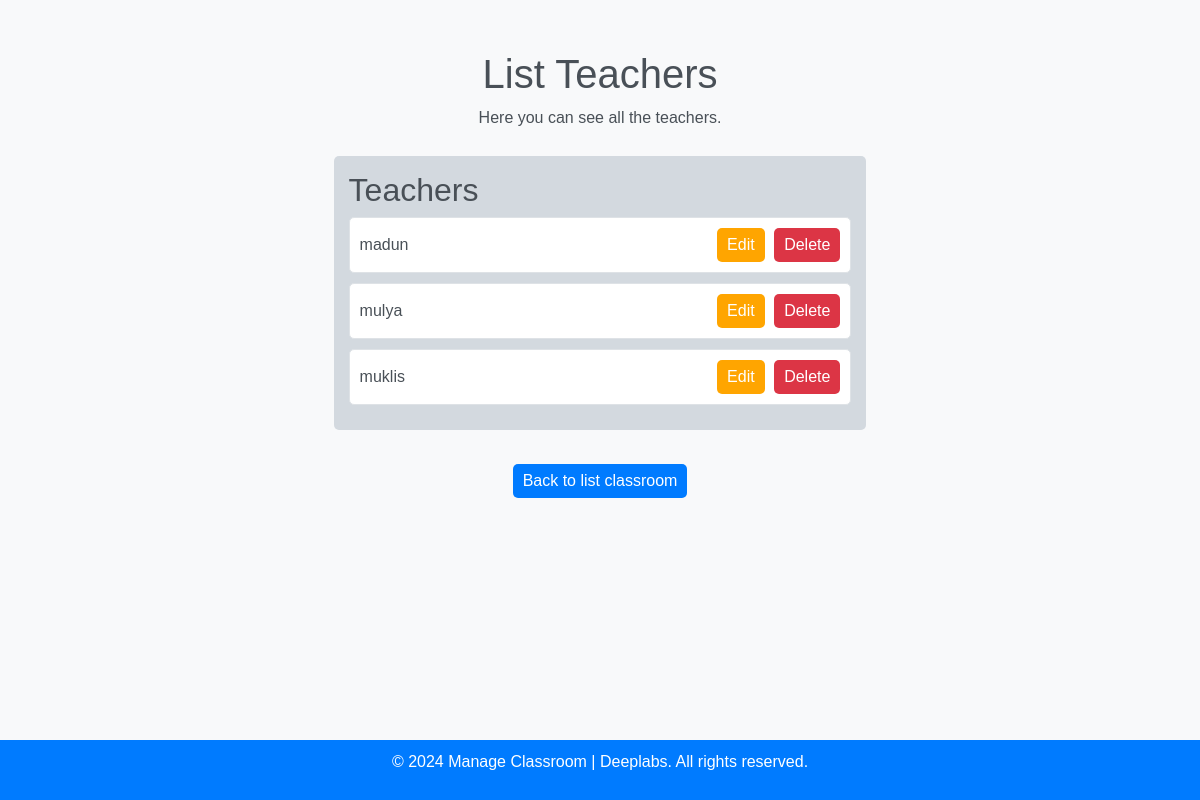
The page /teacher_list/ on the database its author committed.
### manage_classroom/models.py (models this page shows, shortened)
class Teacher(models.Model):
    name = models.CharField(max_length=100)
    email = models.EmailField(unique=True)

### manage_classroom/views.py (the view)
# urls.py: path('teacher_list/', teacher_list, name='teacher_list'),
def teacher_list(request):
    teachers = Teacher.objects.all()
    return render(request, 'teacher_list.html', {'teachers': teachers})

### app/templates/teacher_list.html (shortened to what this page needs)
<!DOCTYPE html>
<html lang="en">
<head>
    {% load static %}
    <link rel="stylesheet" href="https://stackpath.bootstrapcdn.com/bootstrap/4.3.1/css/bootstrap.min.css"
>
</head>
<body>
<main class="main">
    <section class="feature">
        <div class="container">
            <div class="row align-items-center">
                <div class="col-md-12">
                    <div class="feature-content">
                        <h1>List Teachers</h1>
                        <p>Here you can see all the teachers.</p>
                        <div class="teacher-students">
                            <div class="teacher-info">
                                <h2>Teachers</h2>
                                {% for teacher in teachers %}
                                <div class="teacher-item text-right">
                                    {{ teacher.name }}
                                    <div class="teacher-item__actions">
                                        <a href="{% url 'edit_teacher' teacher.id %}"
                                           class="btn btn-primary btn-edit">
                                             Edit
                                        </a>
                                        <a href="{% url 'delete_teacher' teacher.id %}"
                                           class="btn btn-danger btn-delete" style="margin-left: 5px;">
                                             Delete
                                        </a>
                                    </div>
                                </div>
                                {% endfor %}
                            </div>
                        </div>
                        <br>
                        <div class="add-classroom-btn">
                            <a href="{% url 'home' %}" class="btn btn-kembali">Back to list classroom</a>
                        </div>
                    </div>
                </div>
            </div>
        </div>
    </section>
</main>
<footer class="mt-4">
    <div class="container">
        <p>&copy; 2024 Manage Classroom | Deeplabs. All rights reserved.</p>
    </div>
</footer>
</body>
</html>

### app/templates/teacher_list.html (style rules this page uses)
body { font-family: 'Arial', sans-serif; background-color: #f8f9fa; margin: 0; padding: 0; color: #495057; display: flex; flex-direction: column; min-height: 100vh; animation: changeBackground 10s infinite; }
main { flex: 1; padding: 50px 0; }
.feature-content { text-align: center; }
.teacher-students { display: flex; justify-content: space-around; align-items: flex-start; flex-wrap: wrap; }
.teacher-info, .students-list { width: 48%; margin: 10px 0; background-color: #d3d9df; padding: 15px; border-radius: 5px; text-align: left; }
.teacher-info { margin-right: 0; }
.teacher-item { border: 1px solid #dee2e6; margin-bottom: 10px; padding: 10px; border-radius: 5px; background-color: #ffffff; display: flex; align-items: center; }
.btn-kembali { background-color: #007bff; color: white; padding: 5px 10px; border: none; border-radius: 5px; cursor: pointer; text-decoration: none; }
.btn-primary { background-color: #FFA500; color: white; padding: 5px 10px; border: none; border-radius: 5px; cursor: pointer; text-decoration: none; }
.btn-danger { background-color: #dc3545; color: white; padding: 5px 10px; border: none; border-radius: 5px; cursor: pointer; text-decoration: none; }
.teacher-item__actions { margin-left: auto; }
footer { background-color: #007bff; color: white; padding: 10px 0; text-align: center; width: 100%; margin-top: auto; }

### rows shown on the page
Teacher: name "madun"
Teacher: name "mulya"
Teacher: name "muklis"
